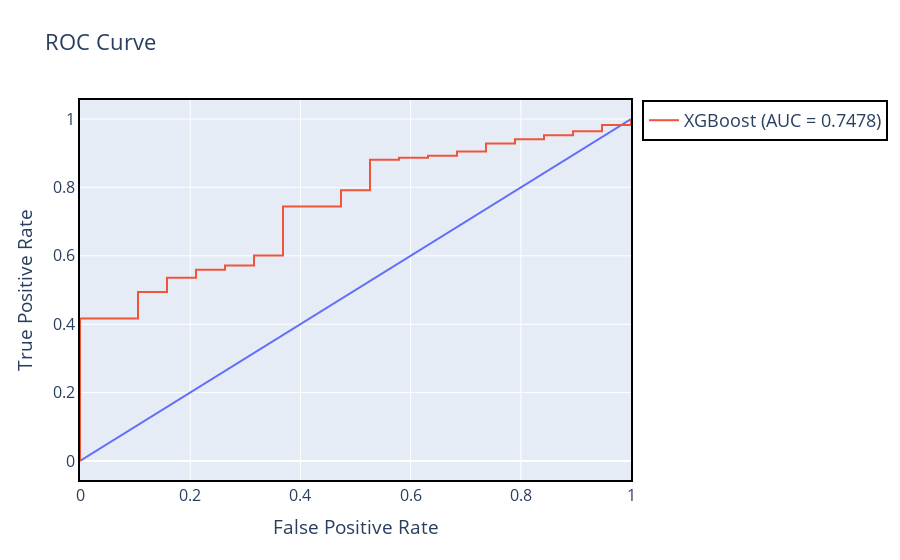

The code cell stored with this chart in its notebook:
### Code cell
show_roc_curve(xgboost, "XGBoost", X_test, y_test)

### Figure 1 — Plotly figure (JSON) as saved in the notebook; plotly's stock layout.template omitted (floating-point values rounded to 4 significant figures)
{"data": [{"hovertemplate": "False Positive Rate=%{x}<br>True Positive Rate=%{y}<extra></extra>", "legendgroup": "", "line": {"color": "#636efa", "dash": "solid"}, "marker": {"symbol": "circle"}, "mode": "lines", "name": "", "orientation": "v", "showlegend": false, "type": "scatter", "x": [0, 1], "xaxis": "x", "y": [0, 1], "yaxis": "y"}, {"mode": "lines", "name": "XGBoost (AUC = 0.7478)", "type": "scatter", "x": [0, 0, 0, 0.1053, 0.1053, 0.1579, 0.1579, 0.2105, 0.2105, 0.2632, 0.2632, 0.3158, 0.3158, 0.3684, 0.3684, 0.4737, 0.4737, 0.5263, 0.5263, 0.5789, 0.5789, 0.6316, 0.6316, 0.6842, 0.6842, 0.7368, 0.7368, 0.7895, 0.7895, 0.8421, 0.8421, 0.8947, 0.8947, 0.9474, 0.9474, 1, 1], "y": [0, 0.005952, 0.4167, 0.4167, 0.494, 0.494, 0.5357, 0.5357, 0.5595, 0.5595, 0.5714, 0.5714, 0.6012, 0.6012, 0.744, 0.744, 0.7917, 0.7917, 0.881, 0.881, 0.8869, 0.8869, 0.8929, 0.8929, 0.9048, 0.9048, 0.9286, 0.9286, 0.9405, 0.9405, 0.9524, 0.9524, 0.9643, 0.9643, 0.9821, 0.9821, 1]}], "layout": {"font": {"size": 16}, "legend": {"bordercolor": "Black", "borderwidth": 2, "font": {"size": 18}, "tracegroupgap": 0}, "title": {"text": "ROC Curve"}, "xaxis": {"anchor": "y", "domain": [0, 1], "linecolor": "black", "linewidth": 2, "mirror": true, "showline": true, "title": {"text": "False Positive Rate"}}, "yaxis": {"anchor": "x", "domain": [0, 1], "linecolor": "black", "linewidth": 2, "mirror": true, "showline": true, "title": {"text": "True Positive Rate"}}}}
